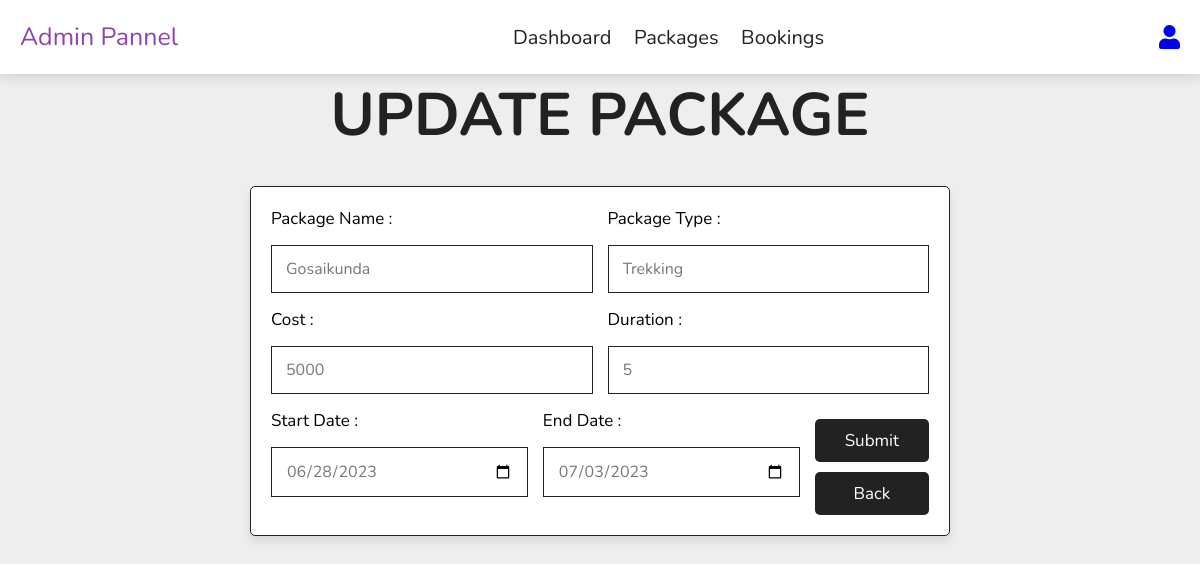
The page /admin/update.php?id=25 on the database its author committed.
### tables this page shows
CREATE TABLE `package` (
  `id` int(11) NOT NULL,
  `PackageName` varchar(255) NOT NULL,
  `PackageType` varchar(255) NOT NULL,
  `cost` int(255) NOT NULL,
  `duration` varchar(255) NOT NULL,
  `startDate` date NOT NULL,
  `endDate` date NOT NULL,
  `image` longblob NOT NULL
);

### admin/update.php (the view, shortened to what this page needs)
<?php
include '../config.php';
$packageName = "";
$packageType = "";
$cost = "";
$duration = "";
$startDate = "";
$endDate = "";
if ($_SERVER['REQUEST_METHOD'] === 'POST') {
    $id = $_POST["id"];
    $packageName = $_POST["packageName"];
    $packageType = $_POST["packageType"];
    $cost = $_POST["cost"];
    $duration = $_POST["duration"];
    $startDate = $_POST["startDate"];
    $endDate = $_POST["endDate"];
    if (empty($packageName) || empty($packageType) || empty($cost) || empty($duration) || empty($startDate) || empty($endDate)) {
        $errorMessage = "All fields are required.";
    } else {
        $sql = "UPDATE `package` SET `PackageName`='$packageName',`PackageType`='$packageType',`cost`='$cost',`duration`='$duration',`startDate`='$startDate',`endDate`='$endDate' WHERE id = $id";
        $result = $conn->query($sql);
        if (!$result) {
            $errorMessage = "Invalid query: " . $conn->error;
        } else {
            $successMessage = "Package updated successfully.";
            echo '<script>
            setTimeout(function() {
                window.location.href = "admin_package.php";
            }, 3000);
        </script>';
        }
    }
} elseif ($_SERVER['REQUEST_METHOD'] === 'GET') {
    $id = $_GET["id"];
    $sql = "SELECT * FROM `package` WHERE id = $id";
    $result = $conn->query($sql);
    $row = $result->fetch_assoc();
    $packageName = $row["PackageName"];
    $packageType = $row["PackageType"];
    $cost = $row["cost"];
    $duration = $row["duration"];
    $startDate = $row["startDate"];
    $endDate = $row["endDate"];
}
?>
<!DOCTYPE html>
<html lang="en">
<head>
    <link rel="stylesheet" href="https://cdn.jsdelivr.net/npm/swiper@9/swiper-bundle.min.css">
    <link rel="stylesheet" href="../css/admin_style.css">
    <link rel="stylesheet" href="https://cdnjs.cloudflare.com/ajax/libs/font-awesome/5.15.3/css/all.min.css">
</head>
<body>
    <?php
    include 'header.php';
    ?>
    <div class="add-products">
        <h1 class="heading-title">Update Package</h1>
        <form action="" method="post">
            <div class="flex">
                <div class="inputBox">
                    <span>Package Name :</span>
                    <input type="text" name="packageName" value="<?php echo $packageName; ?>">
                </div>
                <div class="inputBox">
                    <span>Package Type :</span>
                    <input type="text" name="packageType" value="<?php echo $packageType; ?>">
                </div>
                <div class="inputBox">
                    <span>Cost :</span>
                    <input type="text" name="cost" value="<?php echo $cost; ?>">
                </div>
                <div class="inputBox">
                    <span>Duration :</span>
                    <input type="text" name="duration" value="<?php echo $duration; ?>">
                </div>
                <div class="inputBox">
                    <span>Start Date :</span>
                    <input type="date" name="startDate" value="<?php echo $startDate; ?>">
                </div>
                <div class="inputBox">
                    <span>End Date :</span>
                    <input type="date" name="endDate" value="<?php echo $endDate; ?>">
                </div>
                <div class="button">
                    <button type="submit" class="btn">Submit</button>
                    <a href="admin_package.php" role="button" class="btn">Back</a>
                </div>
            </div>
        </form>
    </div>
</body>
</html>

### css/admin_style.css (style rules this page uses)
:root { --main-color:#8e44ad; --black:#222; --white:#fff; --light-black:#777; --light-white:#fff9; --dark-bg:rgb(0,0,0.7); --light-bg:#eee; --border:.1rem solid var(--black); --box-shadow:0 .5rem 1rem rgba(0,0,0,.1) ; --text-shadow:0 1.5rem 3rem rgba(0,0,0,.3) ; }
* { font-family: 'Nunito', sans-serif; margin:0; padding:0; box-sizing: border-box; outline: none; border:none; text-decoration: none; }
html { font-size: 62.5%; overflow-x: hidden; }
body { background-color: var(--light-bg); }
.btn, .delete-btn, .option-btn { display: block; width: 100%; margin-top: 1rem; border-radius: .5rem; padding:1rem 3rem; font-size: 1.7rem; text-transform: capitalize; color:var(--white); cursor: pointer; text-align: center; }
.btn { background-color: var(--black); }
.heading-title { text-align: center; margin-bottom: 3rem; font-size: 6rem; text-transform: uppercase; color: var(--black); }
.add-products form { max-width: 70rem; margin: 0 auto; background-color: var(--white); box-shadow: var(--box-shadow); border:var(--border); border-radius: .5rem; padding:2rem; }
.add-products form .flex { display: flex; gap:1.5rem; flex-wrap: wrap; }
.add-products form .flex .inputBox { flex:1 1 25rem; }
.add-products form .flex .inputBox input { width: 100%; padding: 1.2rem 1.4rem; font-size: 1.6rem; color: var(--light-black); text-transform: none; margin-top: 1.5rem; border: var(--border); }
.add-products form span { font-size:1.7rem; color:var(--light-color); }

### rows shown on the page
package: packageName "Gosaikunda", packageType "Trekking", cost "5000", duration "5", startDate "06/28/2023", endDate "07/03/2023"
